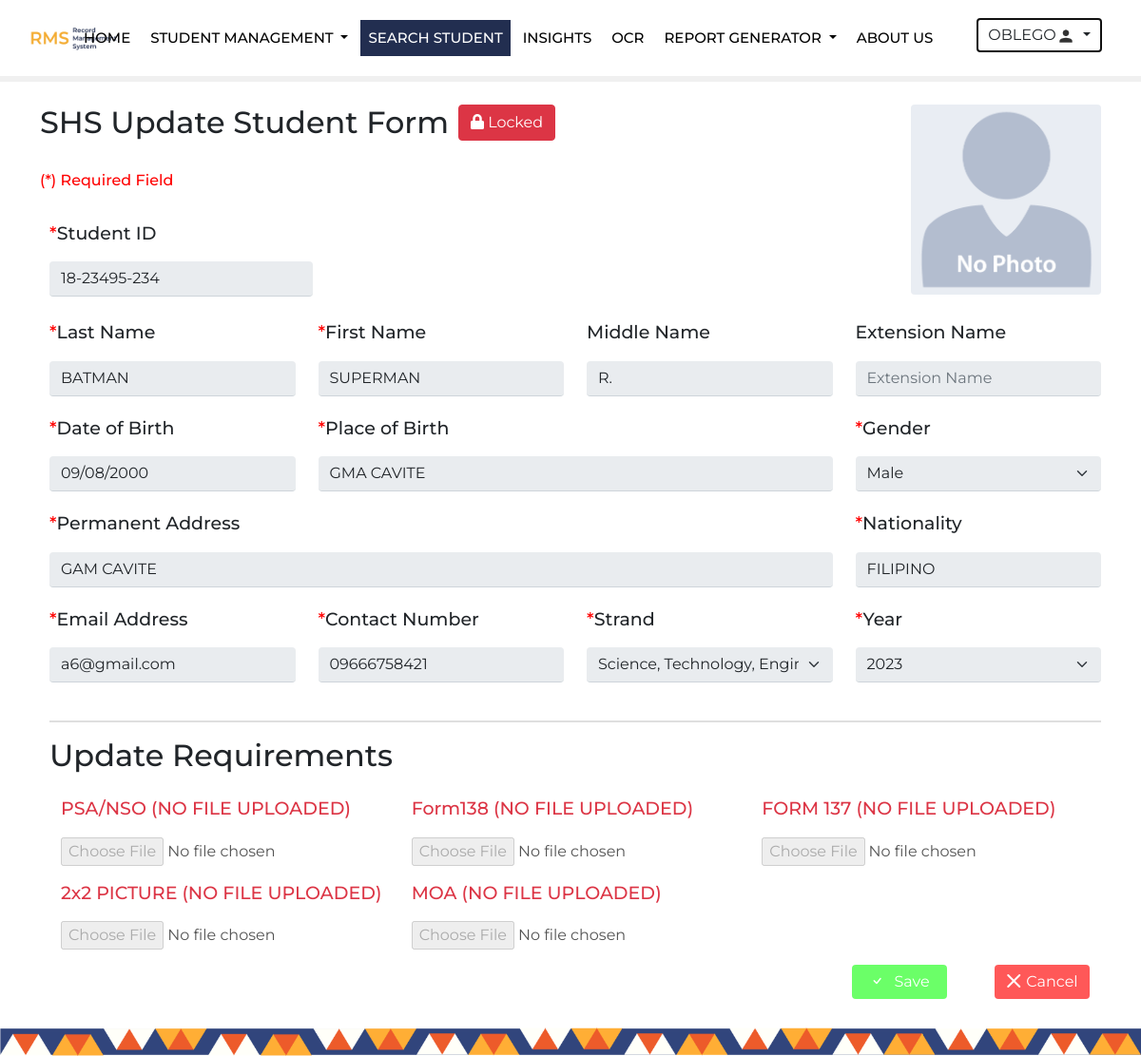
/editstudentshs.php?id=1 (signed in), run on the app's committed database.
### tables this page shows
CREATE TABLE `shsstud` (
  `ID` int(255) NOT NULL,
  `userid` int(255) NOT NULL,
  `Stud_ID` varchar(255) NOT NULL,
  `Lastname` varchar(255) DEFAULT NULL,
  `Firstname` varchar(255) DEFAULT NULL,
  `Middlename` varchar(255) DEFAULT NULL,
  `Extensionname` varchar(255) DEFAULT NULL,
  `Gender` varchar(255) DEFAULT NULL,
  `Perm_Address` varchar(255) DEFAULT NULL,
  `Nationality` varchar(255) DEFAULT NULL,
  `DoB` varchar(255) DEFAULT NULL,
  `PoB` varchar(255) DEFAULT NULL,
  `ContactNumber` varchar(255) DEFAULT NULL,
  `Strand` varchar(255) DEFAULT NULL,
  `Email` varchar(255) DEFAULT NULL,
  `PSA` varchar(255) DEFAULT NULL,
  `Form138` varchar(255) DEFAULT NULL,
  `Form137` varchar(255) DEFAULT NULL,
  `Picture` varchar(255) DEFAULT NULL,
  `MOA` varchar(255) DEFAULT NULL,
  `Status` int(1) DEFAULT NULL,
  `Year` int(255) NOT NULL,
  `user_date` timestamp(6) NOT NULL DEFAULT current_timestamp(6) ON UPDATE current_timestamp(6),
  `am_pm` varchar(255) DEFAULT NULL
);

### editstudentshs.php (the view, shortened to what this page needs)
<!DOCTYPE html>
<html lang="en">
<head>
    <link rel="stylesheet" href="https://cdnjs.cloudflare.com/ajax/libs/font-awesome/5.15.3/css/all.min.css" />
	  <link href="https://cdn.jsdelivr.net/npm/bootstrap@5.1.3/dist/css/bootstrap.min.css" rel="stylesheet">
    <link rel="stylesheet" href="https://cdn.jsdelivr.net/npm/bootstrap-icons@1.5.0/font/bootstrap-icons.css">
    <link href="https://cdnjs.cloudflare.com/ajax/libs/sweetalert/1.1.3/sweetalert.css" rel="stylesheet"/>
    <link href="/Capstone/css/scrollbar.css" rel="stylesheet">
	<link href="/Capstone/css/editstudent.css" rel="stylesheet">
</head>
<body class="square scrollbar-dusty-grass square thin">
<?php
include ('header.php');
?>
<br>
<?php
$servername = "localhost";
$username = "root";
$password = "";
$dbname = "db_rms";
$conn = new mysqli($servername, $username, $password, $dbname);
$ID = $_GET['id'];
$table = "shsstud";
$sql = "SELECT * FROM $table WHERE ID='$ID'";
$result = $conn->query($sql);
if ($result->num_rows == 1) {
	$row = $result->fetch_assoc();
	$Stud_ID = $row['Stud_ID'];
  $Lastname = $row['Lastname'];
  $Firstname = $row['Firstname'];
  $Middlename = $row['Middlename'];
  $Extensionname = $row['Extensionname'];
  $Gender = $row['Gender'];
  $Nationality = $row['Nationality'];
  $DoB = $row['DoB'];
  $PoB = $row['PoB'];
  $ContactNumber = $row['ContactNumber'];
  $Strand = $row['Strand'];
  $Email = $row['Email'];
  $Perm_Address = $row['Perm_Address'];
  $PSA= $row['PSA'];
  $Form138= $row['Form138'];
  $Form137= $row['Form137'];
  $Picture= $row['Picture'];
  $MOA= $row['MOA'];
} else {
	echo "Error: No data found";
	exit;
}
?>
<div class="container">
	<h2>SHS Update Student Form <button type="button" class="btn btn-primary btn-md" data-bs-toggle="modal" data-bs-target="#staticBackdrop" style="position: absolute; margin-left: 10px;" id="EDIT"><i class="bi bi-pencil-fill" style="margin-right: 10px;"></i>Edit</button></h2>
    <br>
    <h6>(*) Required Field</h6>
    <br>
    <form action="<?php echo htmlspecialchars($_SERVER["PHP_SELF"]); ?>?id=<?php echo $ID; ?>" method="post" enctype="multipart/form-data">
    <div class="form-group col-lg-3">
          <label class="required" for="student">Student ID</label>
          <input type="text" class="form-control" id="studentID" placeholder="Student ID" name="Stud_ID" value="<?php echo $Stud_ID; ?>">
        </div>
        <br>
        <div class="row">
        <div class="form-group col-lg-3">
            <label class="required" for="lastname">Last Name</label>
            <input oninput="this.value = this.value.toUpperCase()" type="text" class="form-control" id="LName" placeholder="Last Name" name="Lastname" value="<?php echo $Lastname; ?>" >
          </div>
        <div class="form-group col-lg-3">
          <label class="required" for="firstname">First Name</label>
          <input oninput="this.value = this.value.toUpperCase()" type="text" class="form-control" id="FName" placeholder="First Name" name="Firstname" value="<?php echo $Firstname; ?>" >
        </div>
        <div class="form-group col-lg-3">
            <label class="" for="MiddleIni">Middle Name</label>
            <input oninput="this.value = this.value.toUpperCase()" type="text" class="form-control" id="MName" placeholder="Middle Name" name="Middlename" value="<?php echo $Middlename; ?>" >
          </div>
          <div class="form-group col-lg-3">
            <label class="" for="extentionname">Extension Name</label>
            <input oninput="this.value = this.value.toUpperCase()" type="text" class="form-control" id="EName" placeholder="Extension Name" name="Extensionname" value="<?php echo $Extensionname; ?>" >
          </div>
          <div class="form-group col-lg-3">
          <label class="required" for="birthday">Date of Birth</label>
          <input type="date"  class="form-control" id="birthday" name="DoB" value="<?php echo $DoB; ?>" >
          </div>
          <div class="form-group col-lg-6">
            <label class="required" for="permament">Place of Birth</label>
            <input oninput="this.value = this.value.toUpperCase()" type="text" class="form-control" id="Placeofbirth" placeholder="Place of Birth" name="PoB" value="<?php echo $PoB; ?>" >
          </div>
          <div class="form-group col-lg-3">
            <label class="required" for="extentionname">Gender</label>
            <select class="form-control form-select" id="gender" name="Gender" >
                <option selected value="<?php echo $Gender; ?>"><?php echo $Gender; ?></option>
              </select>
          </div>
          <div class="form-group col-lg-9">
            <label class="required" for="permament">Permanent Address</label>
            <input oninput="this.value = this.value.toUpperCase()" type="text" class="form-control" id="permanentaddress" placeholder="Permanent Address" name="Perm_Address" value="<?php echo $Perm_Address; ?>" >
          </div>
          <div class="form-group col-lg-3">
            <label class="required" for="nation">Nationality</label>
            <input oninput="this.value = this.value.toUpperCase()" type="text" class="form-control" id="nattion" placeholder="Nationality" name="Nationality" value="<?php echo $Nationality; ?>" >
          </div>
          <div class="form-group col-lg-3">
            <label class="required" for="email">Email Address</label>
            <input type="email" class="form-control" id="email" placeholder="Email Address" name="Email" value="<?php echo $Email; ?>" >
          </div>
          <div class="form-group col-lg-3">
            <label class="required" for="contactnum">Contact Number</label>
            <input type="text" class="form-control" id="contatcnum" placeholder="Contact Number" oninput="this.value = this.value.replace(/[^0-9.]/g, '').replace(/(\..*)\./g, '$1');" maxlength = "11" name="ContactNumber" value="<?php echo $ContactNumber; ?>" >
          </div>
          <div class="form-group col-lg-3">
            <label class="required" for="college">Strand</label>
            <select class="form-control form-select" class="course1" name="Strand" id="course123" style="margin-top:15px;">
            <option value="<?php echo $Strand; ?>"><?php echo $Strand; ?></option>
              </select>
          </div>
          <div class="form-group col-lg-3">
            <label class="required" for="college">Year</label>
            <select class="form-control form-select" style="margin-top:15px;" name="Year" id="year-select"></select>
          </div>
    </div>
    <br>
     <hr style="height:2px;border-width:0;color:gray;background-color:gray">
     <h2>Update Requirements</h2>
     <div class="container">
  <div class="row">
    <div class="col-md-4">
      <div class="custom-file">
        <?php if ($PSA): ?>
          <label>PSA/NSO</label>
          <a href="/Capstone/uploads/SHS/PSA/<?php echo $PSA; ?>" target="_blank"><?php echo $PSA; ?></a>
        <?php else: ?>
          <label class="text-danger">PSA/NSO (NO FILE UPLOADED)</label>
        <?php endif; ?>
        <input class="avatar" type="file" name="PSA" accept=".pdf">
      </div>
    </div>
    <div class="col-md-4">
      <div class="custom-file">
        <?php if ($Form138): ?>
          <label>Form138</label>
          <a href="/Capstone/uploads/SHS/Form138/<?php echo $Form138; ?>" target="_blank"><?php echo $Form138; ?></a>
        <?php else: ?>
          <label class="text-danger">Form138 (NO FILE UPLOADED)</label>
        <?php endif; ?>
        <input class="avatar" type="file" name="Form138" accept=".pdf">
      </div>
    </div>
    <div class="col-md-4">
      <div class="custom-file">
        <?php if ($Form137): ?>
          <label>FORM 137</label>
          <a href="/Capstone/uploads/SHS/Form137/<?php echo $Form137; ?>" target="_blank"><?php echo $Form137; ?></a>
        <?php else: ?>
          <label class="text-danger">FORM 137 (NO FILE UPLOADED)</label>
        <?php endif; ?>
        <input class="avatar" type="file" name="Form137" accept=".pdf">
      </div>
    </div>
    <div class="col-md-4">
      <div class="custom-file">
        <?php if ($Picture): ?>
          <label>2x2 PICTURE</label>
          <a href="/Capstone/uploads/SHS/Picture/<?php echo $Picture; ?>" target="_blank"><?php echo $Picture; ?></a>
        <?php else: ?>
          <label class="text-danger">2x2 PICTURE (NO FILE UPLOADED)</label>
        <?php endif; ?>
        <input class="alex1" type="file" name="Picture" accept=".jpg" id="myFile">
      </div>
    </div>
    <div class="col-md-4">
      <div class="custom-file">
        <?php if ($MOA): ?>
          <label>MOA</label>
          <a href="/Capstone/uploads/SHS/MOA/<?php echo $MOA; ?>" target="_blank"><?php echo $MOA; ?></a>
        <?php else: ?>
          <label class="text-danger">MOA (NO FILE UPLOADED)</label>
        <?php endif; ?>
        <input class="avatar" type="file" name="MOA" accept=".pdf">
      </div>
    </div>
  </div>
</div>
<div class="container mt-3">
      <button type="submit" class="btn btn-primary" id="cancel"><i class="bi bi-x-lg" style="margin-right: 5px;"></i>Cancel</button>
      <button type="submit" class="btn btn-primary" id="save"><i class="bi bi-check" style="margin-right: 10px;"></i>Save</button>
</div>
</div>
<br><br>
<?php
include ('footer.php');
?>
</body>
</html>

### css/editstudent.css (style rules this page uses)
* { font-family: 'Montserrat', sans-serif; padding: 0; margin: 0; box-sizing: border-box; }
h6 { color: red; }
label { font-weight: 500; font-size: 19px; }
.form-control, input[type=date] { border-left: none; border-right: none; border-top: none; }
input, #gender, #college { margin-top: 15px; }
form { margin-left: 10px; }
#EName, #gender,#nattion { margin-bottom: 20px; }
.required:before { content:" *"; color: red; }
.custom-file { margin-top: 15px; }
#save { background-color: #1dff18; border: none; width: 100px; float: right; margin-bottom: 60px; }
#cancel { background-color: #ff0000; border: none; margin-left: 50px; width: 100px; float: right; margin-bottom: 60px; }
.btn-primary { background-color: #222e50; }

### data on the page
shsstud: Stud_ID "18-23495-234", Lastname "BATMAN", Firstname "SUPERMAN", Middlename "R.", DoB "09/08/2000", PoB "GMA CAVITE", Gender "Male", Perm_Address "GAM CAVITE", Nationality "FILIPINO", Email "a6@gmail.com", ContactNumber "09666758421", Strand "Science, Technology, Engineering & Mathematics (STEM)"

### other printed values
$_SESSION['Lname'] "OBLEGO"
